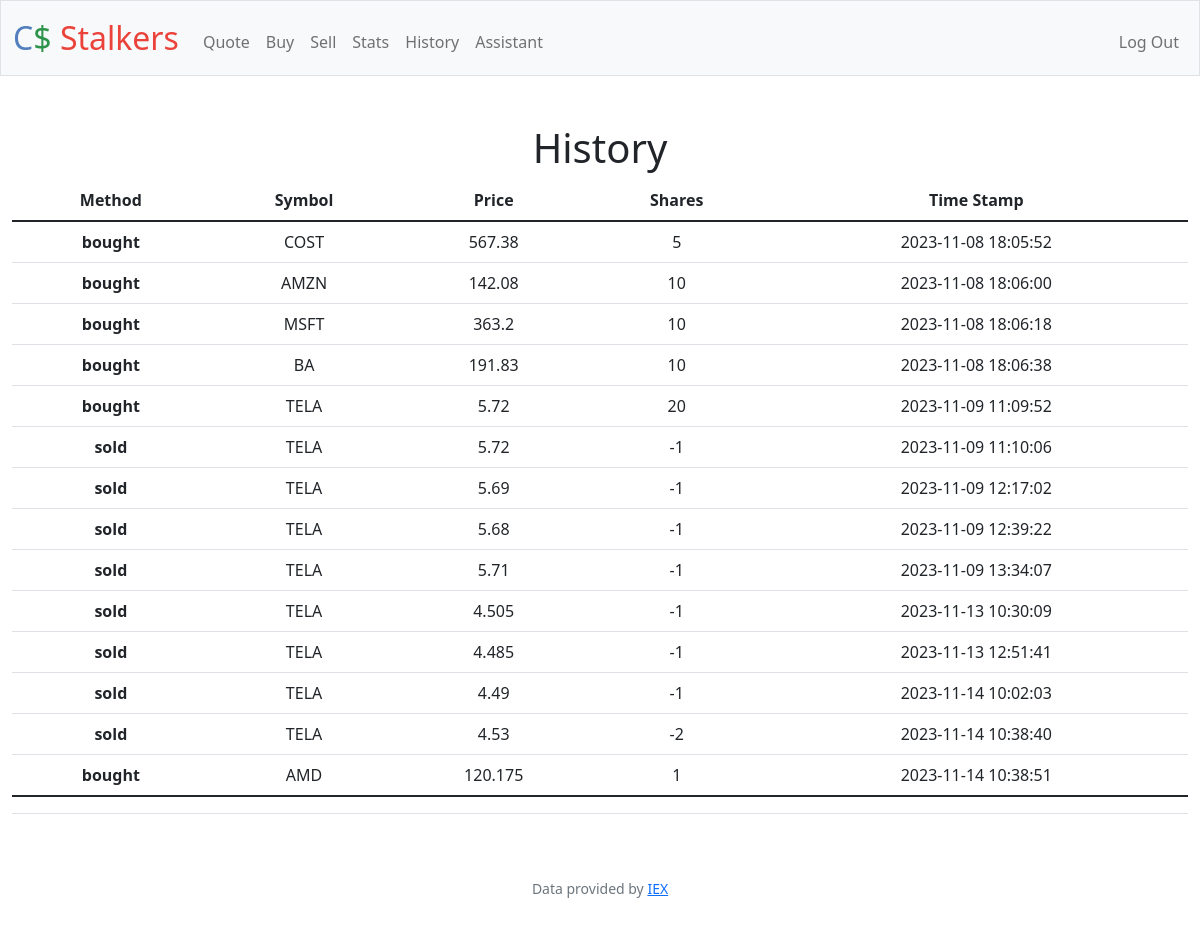
The app's page /history (signed in), older data.
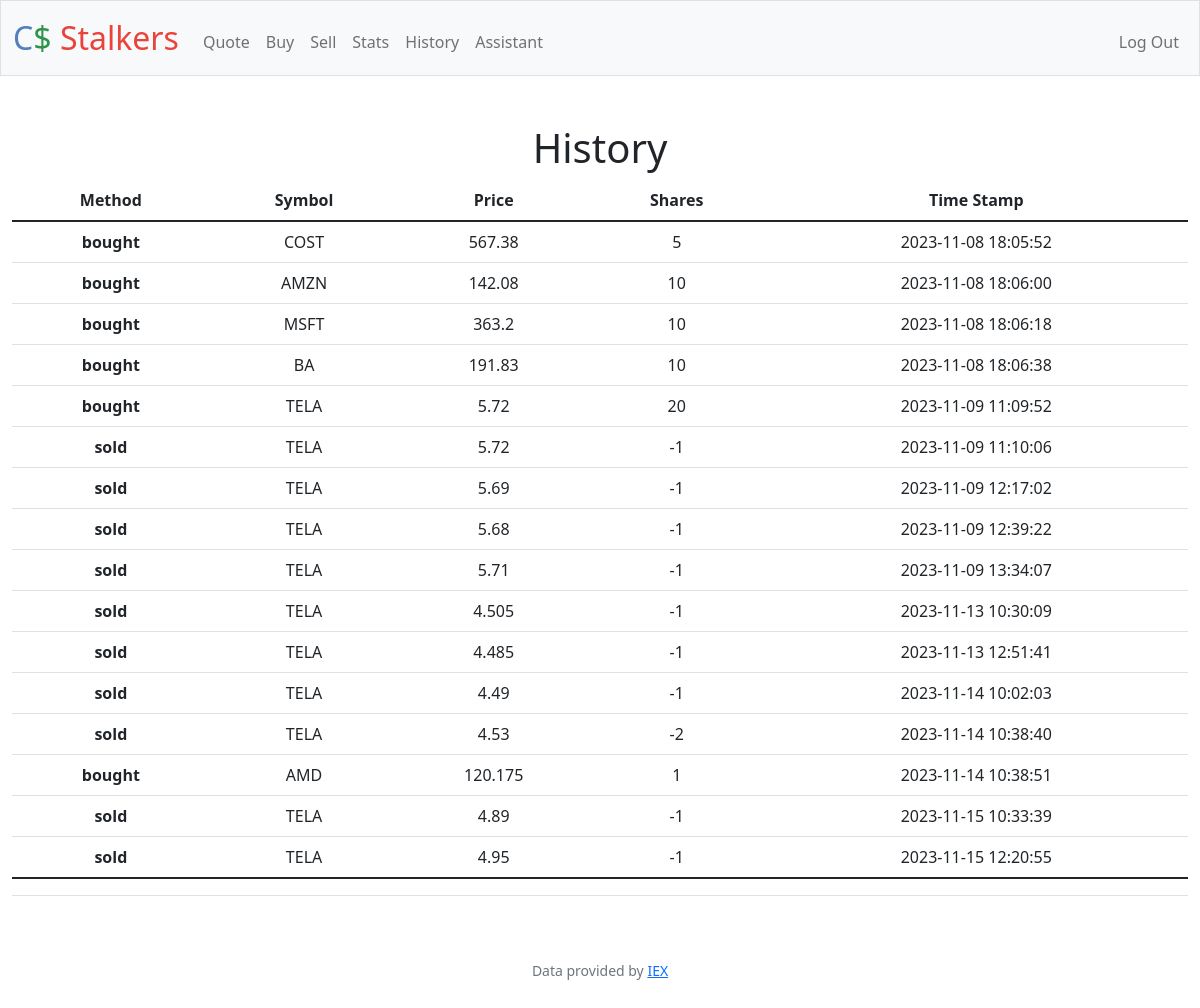
The same page, newer data.
### tables this page shows
CREATE TABLE "transactions" (
	"id"	INTEGER NOT NULL,
	"user_id"	NUMERIC,
	"symbol"	TEXT,
	"shares"	INTEGER,
	"price"	REAL,
	"date"	DATETIME,
	"sum"	INTEGER,
	PRIMARY KEY("id" AUTOINCREMENT)
);

### app.py (the view)
@app.route("/history")
@login_required
def history():
    user_id = session["user_id"]
    transactions_db = db.execute("SELECT * FROM transactions WHERE user_id = ?", user_id)
    data = []
    for row in transactions_db:
        shares = int(row["shares"])
        if shares < 0:
            method = "sold"
        else:
            method = "bought"
        data.append({"method": method, "symbol": row["symbol"], "price": row["price"],
                    "shares": row["shares"], "time": row["date"]})
    return render_template("history.html", data=data)

### app.py (called while the page is built)
@app.after_request
def after_request(response):
    response.headers["Cache-Control"] = "no-cache, no-store, must-revalidate"
    response.headers["Expires"] = 0
    response.headers["Pragma"] = "no-cache"
    return response

### helpers.py (called while the page is built)
def login_required(f):
    @wraps(f)
    def decorated_function(*args, **kwargs):
        if session.get("user_id") is None:
            return redirect("/login")
        return f(*args, **kwargs)
    return decorated_function

### templates/history.html (shortened to what this page needs)
{% extends "layout.html" %}
{% block main %}
    <h1>History</h1>
    <table class="table">
        <tr>
            <th scope="col">Method</th>
            <th scope="col">Symbol</th>
            <th scope="col">Price</th>
            <th scope="col">Shares</th>
            <th scope="col">Time Stamp</th>
        </tr>
          <tbody>
            {% for data in data%}
            <tr>
                <th scope="row"> {{ data["method"] }} </th>
                <td> {{ data["symbol"] }} </td>
                <td> {{ data["price"] }} </td>
                <td>{{ data["shares"] }}</td>
                <td>{{ data["time"] }}</td>
            </tr>
            {% endfor %}
        </tbody>
        <tfoot>
            <tr>
                <td></td>
                <td></td>
                <td></td>
                <td></td>
                <td>{{ total }}</td>
            </tr>
        </tfoot>
    </table>
{% endblock %}

### templates/layout.html (shortened to what this page needs)
<!DOCTYPE html>
<html lang="en">
    <head>
        <link href="https://cdn.jsdelivr.net/npm/bootstrap@5.1.3/dist/css/bootstrap.min.css" rel="stylesheet">
        <link href="/static/styles.css" rel="stylesheet">
    </head>
    <body>
        <nav class="bg-light border navbar navbar-expand-md navbar-light">
            <div class="container-fluid">
                <a class="navbar-brand" href="/"><span class="blue">C</span><span class="green">$</span> <span class="red">Stalkers</span></a>
                <div class="collapse navbar-collapse" id="navbar">
                    {% if session["user_id"] %}
                        <ul class="navbar-nav me-auto mt-2">
                            <li class="nav-item"><a class="nav-link" href="/quote">Quote</a></li>
                            <li class="nav-item"><a class="nav-link" href="/buy">Buy</a></li>
                            <li class="nav-item"><a class="nav-link" href="/sell">Sell</a></li>
                            <li class="nav-item"><a class="nav-link" href="/stats">Stats</a></li>
                            <li class="nav-item"><a class="nav-link" href="/history">History</a></li>
                            <li class="nav-item"><a class="nav-link" href="/assistant">Assistant</a></li>
                        </ul>
                        <ul class="navbar-nav ms-auto mt-2">
                            <li class="nav-item"><a class="nav-link" href="/logout">Log Out</a></li>
                        </ul>
                    {% else %}
                        <ul class="navbar-nav ms-auto mt-2">
                            <li class="nav-item"><a class="nav-link" href="/register">Register</a></li>
                            <li class="nav-item"><a class="nav-link" href="/login">Log In</a></li>
                        </ul>
                    {% endif %}
                </div>
            </div>
        </nav>
        <main class="container-fluid py-5 text-center">
            {% block main %}{% endblock %}
        </main>
        <footer class="mb-5 small text-center text-muted">
            Data provided by <a href="https://iexcloud.io/">IEX</a>
        </footer>
    </body>
</html>

### static/styles.css (style rules this page uses)
nav .navbar-brand { font-size: xx-large; }
nav .navbar-brand .blue { color: #537fbe; }
nav .navbar-brand .red { color: #ea433b; }
nav .navbar-brand .green { color: #2e944b; }

Row changes from the older to the newer data that the page shows:
added transactions: method "sold", symbol "TELA", price "4.89", shares "-1", time "2023-11-15 10:33:39"
added transactions: method "sold", symbol "TELA", price "4.95", shares "-1", time "2023-11-15 12:20:55"
